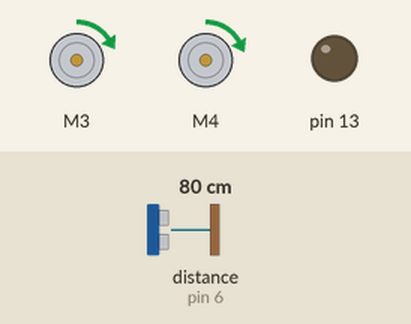
A sketch run on a simulated Arduino Uno, built with avr-gcc and run on an emulated ATmega328P. Parts: 2 × DC motor (green arrow = forward, orange = backward, longer = faster), output pins drawn as LEDs (lit = HIGH). Wiring (inferred from the names in the program): ultrasonic range finder: trigger pin 5; echo pin 6. Dashed ring = blinking. The test bench sets the inputs (shaded band); at power-on: distance to the obstacle (sensor on pin 6) 80 cm. The echo pulse lasts 58.3 µs per cm; pins used as bus, display or sensor lines are not drawn.

Above: at 1.26 s.
1.3 s: distance to the obstacle (sensor on pin 6) set to 2 cm
At 1.47 s:
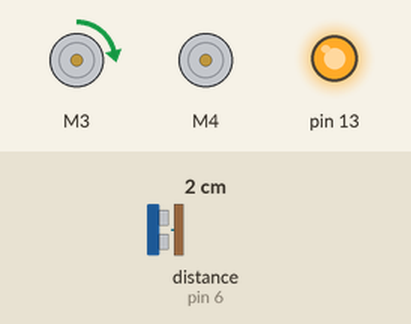
4.3 s: distance to the obstacle (sensor on pin 6) set to 35 cm
At 4.41 s:
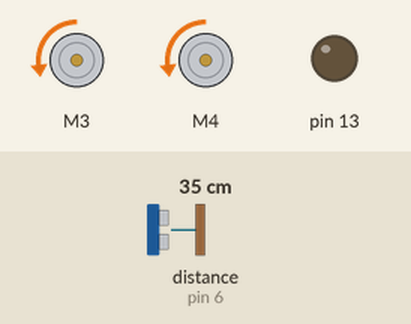
7.3 s: distance to the obstacle (sensor on pin 6) set to 4 cm
At 7.5 s:
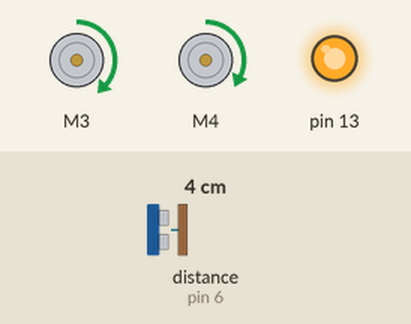
10.3 s: distance to the obstacle (sensor on pin 6) set to 23 cm
13.3 s: distance to the obstacle (sensor on pin 6) set to 25 cm
At 14.1 s:
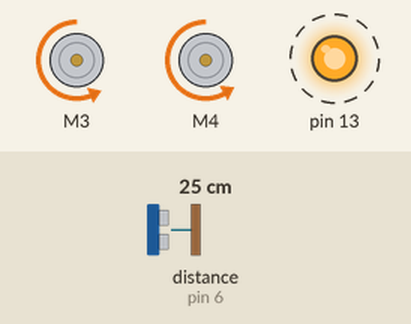
16.3 s: distance to the obstacle (sensor on pin 6) set to 60 cm
Timing chart, 0 to 22.5 s (numbered marks = the images above; inputs shaded):
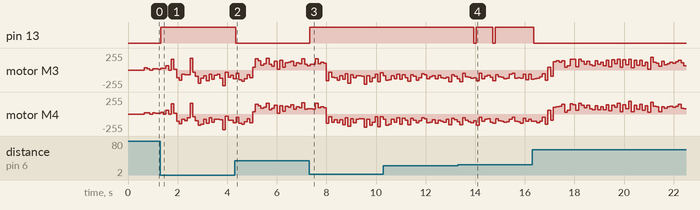

The sketch:

nemotoduino.ino
```cpp
/*
 * Nematoduino modified by Aaron Brodney
 * for use with Adafruit Motorshield & Feather
 * Oct 30 2017
 *
 */

#include <avr/pgmspace.h>
#include <Wire.h>
#include <Adafruit_MotorShield.h>
#include "utility/Adafruit_MS_PWMServoDriver.h"

Adafruit_MotorShield AFMS = Adafruit_MotorShield();

Adafruit_DCMotor *leftMotor = AFMS.getMotor(3);
Adafruit_DCMotor *rightMotor = AFMS.getMotor(4);


#include "motors.h"


#include "sensor.h"

#include "defines.h"
#include "neural_rom.h"
#include "muscles.h"

#include "status_led.h"
#include "button.h"

//
// Global constants
//

// Total number of connected neurons (first word in ROM)
uint16_t const N_MAX = (uint16_t)NeuralROM[0];

// Running average of activity for 'significant' motor neurons
float SigMotorNeuronAvg = 1.0;

//
// Structs
//

// Struct for representing a neuron connection
struct NeuralConnection {
  uint16_t id;
  int8_t weight;
};

//
// Three sets of neural state arrays
//

// One set for neurons that are connected to others
int8_t CurrConnectedState[N_NTOTAL];
int8_t NextConnectedState[N_NTOTAL];

// Another set for muscles that aren't connected to other cells
int16_t* CurrMuscleState = malloc((N_NTOTAL-N_MAX)*sizeof(int16_t));
int16_t* NextMuscleState = malloc((N_NTOTAL-N_MAX)*sizeof(int16_t));

// Final set to track how many cycles a neuron has been idle
uint8_t* IdleCycles = malloc(N_MAX*sizeof(uint8_t));

//
// Functions for getting and setting these states
//

void StatesInit() {
  memset(CurrConnectedState, 0, sizeof(CurrConnectedState));
  memset(NextConnectedState, 0, sizeof(NextConnectedState));
  memset(CurrMuscleState, 0, (N_NTOTAL-N_MAX)*sizeof(CurrMuscleState[0]));
  memset(NextMuscleState, 0, (N_NTOTAL-N_MAX)*sizeof(NextMuscleState[0]));

  memset(IdleCycles, 0, N_MAX*sizeof(NextConnectedState[0]));
}

void SetCurrState(uint16_t N_ID, int8_t val) {
  if(N_ID < N_MAX) {
    CurrConnectedState[N_ID] = val;
  }
  else {
    CurrMuscleState[N_ID-N_MAX] = val;
  }
}

int16_t GetCurrState(uint16_t N_ID) {
  if(N_ID < N_MAX) {
    return CurrConnectedState[N_ID];
  }
  else {
    return CurrMuscleState[N_ID-N_MAX];
  }
}

void SetNextState(uint16_t N_ID, int16_t val) {
  if(N_ID < N_MAX) {
    if(val > 127) {
      NextConnectedState[N_ID] = 127;
    }
    else if(val < -128) {
      NextConnectedState[N_ID] = -128;
    }
    else {
      NextConnectedState[N_ID] = val;
    }

  }
  else {
    NextMuscleState[N_ID-N_MAX] = val;
  }
}

int16_t GetNextState(uint16_t N_ID) {
  if(N_ID < N_MAX) {
    return NextConnectedState[N_ID];
  }
  else {
    return NextMuscleState[N_ID-N_MAX];
  }
}

void AddToNextState(uint16_t N_ID, int8_t val) {
  int16_t currVal = GetNextState(N_ID);
  SetNextState(N_ID, currVal + val);
}

// Copy 'next' state into 'current' state
void CopyStates() {
  memcpy(CurrConnectedState, NextConnectedState, sizeof(NextConnectedState));
  memcpy(CurrMuscleState, NextMuscleState, (N_NTOTAL-N_MAX)*sizeof(NextMuscleState[0]));
}

//
// Functions for handling connectome simulation
//

// Parse a word of the ROM into a neuron id and connection weight
NeuralConnection ParseROM(uint16_t romWord) {
  uint8_t* romByte;
  romByte = (uint8_t*)&romWord;

  uint16_t id = romByte[1] + ((romByte[0] & 0b10000000) << 1);

  uint8_t weightBits = romByte[0] & 0b01111111;
  weightBits = weightBits + ((weightBits & 0b01000000) << 1);
  int8_t weight = (int8_t)weightBits;

  NeuralConnection neuralConn = {id, weight};

  return neuralConn;
}

// Propagate each neuron connection weight into the next state
void PingNeuron(uint16_t N_ID) {
  uint16_t address = pgm_read_word_near(NeuralROM+N_ID+1);
  uint16_t len = pgm_read_word_near(NeuralROM+N_ID+1+1) - pgm_read_word_near(NeuralROM+N_ID+1);

  //Serial.println(len);

  for(int i = 0; i<len; i++) {
    NeuralConnection neuralConn = ParseROM(pgm_read_word_near(NeuralROM+address+i));

    AddToNextState(neuralConn.id, neuralConn.weight);
  }
}

void DischargeNeuron(uint16_t N_ID) {
  PingNeuron(N_ID);
  SetNextState(N_ID, 0);
}

// Complete one cycle ('tick') of the nematode neural system
void NeuralCycle() {
  for(int i = 0; i < N_MAX; i++) {
    if (GetCurrState(i) > N_THRESHOLD) {
      DischargeNeuron(i);
    }
  }

  ActivateMuscles();
  HandleIdleNeurons();
  CopyStates();
}

// Flush neurons that have been idle for a while
void HandleIdleNeurons() {
  for(int i = 0; i < N_MAX; i++) {
    if(GetNextState(i) == GetCurrState(i)) {
      IdleCycles[i] += 1;
    }
    if(IdleCycles[i] > 10) {
      SetNextState(i, 0);
      IdleCycles[i] = 0;
    }
  }
}

//
// Function for determinining how muscle weights map to motors
//

void ActivateMuscles() {
  int32_t bodyTotal = 0;

  // Gather totals on left and right side muscles
  for(int i = 0; i < N_NBODYMUSCLES; i++) {
    uint16_t leftId = pgm_read_word_near(LeftBodyMuscles+i);
    uint16_t rightId = pgm_read_word_near(RightBodyMuscles+i);

    int16_t leftVal = GetNextState(leftId);
    int16_t rightVal = GetNextState(rightId);

    if(leftVal < 0) {
      leftVal = 0;
    }
    if(rightVal < 0) {
      rightVal = 0;
    }

    bodyTotal += (leftVal + rightVal);

    SetNextState(leftId, 0.0);
    SetNextState(rightId, 0.0);
  }

  // Gather total for neck muscles
  int32_t leftNeckTotal = 0;
  int32_t rightNeckTotal = 0;
  for(int i = 0; i < N_NNECKMUSCLES; i++) {
    //uint16_t leftId = LeftBodyMuscles[i];
    //uint16_t rightId = RightBodyMuscles[i];

    uint16_t leftId = pgm_read_word_near(LeftNeckMuscles+i);
    uint16_t rightId = pgm_read_word_near(RightNeckMuscles+i);

    int16_t leftVal = GetNextState(leftId);
    int16_t rightVal = GetNextState(rightId);

    if(leftVal < 0) {
      leftVal = 0;
    }
    if(rightVal < 0) {
      rightVal = 0;
    }

    leftNeckTotal += leftVal;
    rightNeckTotal += rightVal;

    SetNextState(leftId, 0.0);
    SetNextState(rightId, 0.0);
  }


  int32_t normBodyTotal = 255.0 * ((float) bodyTotal) / 600.0;
  //Serial.println(normBodyTotal);

  // Log A and B type motor neuron activity
  float motorNeuronASum = 0.0;
  float motorNeuronBSum = 0.0;

  for(int i = 0; i < N_SIGMOTORB; i++) {
    uint8_t motorBId = pgm_read_word_near(SigMotorNeuronsB+i);
    if(GetCurrState(motorBId) > N_THRESHOLD) {
      motorNeuronBSum += 1;
    }
  }

  for(int i = 0; i < N_SIGMOTORA; i++) {
    uint8_t motorAId = pgm_read_word_near(SigMotorNeuronsA+i);
    if(GetCurrState(motorAId) > N_THRESHOLD) {
      motorNeuronASum += 1;
    }
  }

  // Sum (with weights) and add contribution to running average of significant activity
  float motorNeuronSumTotal = (-1*motorNeuronASum) + motorNeuronBSum;

  SigMotorNeuronAvg = (motorNeuronSumTotal + (5.0*SigMotorNeuronAvg))/(5.0 + 1.0);

  // Set left and right totals, scale neck muscle contribution
  int32_t leftTotal = (4*leftNeckTotal) + normBodyTotal;
  int32_t rightTotal = (4*rightNeckTotal) + normBodyTotal;

  //Serial.println(4*leftNeckTotal);
  //Serial.println(4*rightNeckTotal);
  //Serial.println();

  if(SigMotorNeuronAvg < 0.42) { // Magic number read off from c_matoduino simulation
    RunMotors(-1*rightTotal, -1*leftTotal);
  }
  else {
    RunMotors(rightTotal, leftTotal);
  }
  delay(100);
}

//
// Standard Arduino setup and loop functions
//

void setup() {
  // put your setup code here, to run once:
  Wire.begin();
  AFMS.begin();

  //Uncomment for serial debugging
  //Serial.begin(9600);


  // initialize state arrays
  StatesInit();

  // Initialize motors
  MotorsInit();

  // Initialize sensor
  SensorInit();

  // Initialize status LED
  StatusLedInit();

  // Initialize button
  //ButtonInit();

  // Loop until pressed
  /*while(true) {
    if(ButtonPress()) {
      break;
    }
  }*/
}

void loop() {
  // put your main code here, to run repeatedly:

  long dist = SensorDistance();

  Serial.println(dist);

  if(dist < 25.0) {
    // Status LED on
    StatusLedOn();

    // Nose touch neurons
    PingNeuron(N_FLPR);
    PingNeuron(N_FLPL);
    PingNeuron(N_ASHL);
    PingNeuron(N_ASHR);
    PingNeuron(N_IL1VL);
    PingNeuron(N_IL1VR);
    PingNeuron(N_OLQDL);
    PingNeuron(N_OLQDR);
    PingNeuron(N_OLQVR);
    PingNeuron(N_OLQVL);
    NeuralCycle();
  }
  else {
    // Status LED off
    StatusLedOff();

    // Chemotaxis neurons
    PingNeuron(N_ADFL);
    PingNeuron(N_ADFR);
    PingNeuron(N_ASGR);
    PingNeuron(N_ASGL);
    PingNeuron(N_ASIL);
    PingNeuron(N_ASIR);
    PingNeuron(N_ASJR);
    PingNeuron(N_ASJL);
    NeuralCycle();
  }
}
```

button.h
```cpp
#include "pin_config.h"

// Initialize button
// And loop until pressed

void ButtonInit() {
  pinMode(buttonPin, INPUT_PULLUP);
}

bool ButtonPress() {
  if(digitalRead(buttonPin) == LOW) {
    return true;
  }
  else {
    return false;
  }
}
```

defines.h
```cpp
#define N_THRESHOLD 30

#define N_NTOTAL 397

#define N_NBODYMUSCLES 30
#define N_NNECKMUSCLES 8

#define N_MOTORA 18
#define N_MOTORB 21

#define N_SIGMOTORA 2
#define N_SIGMOTORB 5

#define N_ADAL 0
#define N_ADAR 1
#define N_ADEL 2
#define N_ADER 3
#define N_ADFL 4
#define N_ADFR 5
#define N_ADLL 6
#define N_ADLR 7
#define N_AFDL 8
#define N_AFDR 9
#define N_AIAL 10
#define N_AIAR 11
#define N_AIBL 12
#define N_AIBR 13
#define N_AIML 14
#define N_AIMR 15
#define N_AINL 16
#define N_AINR 17
#define N_AIYL 18
#define N_AIYR 19
#define N_AIZL 20
#define N_AIZR 21
#define N_ALA 22
#define N_ALML 23
#define N_ALMR 24
#define N_ALNL 25
#define N_ALNR 26
#define N_AQR 27
#define N_AS1 28
#define N_AS10 29
#define N_AS11 30
#define N_AS2 31
#define N_AS3 32
#define N_AS4 33
#define N_AS5 34
#define N_AS6 35
#define N_AS7 36
#define N_AS8 37
#define N_AS9 38
#define N_ASEL 39
#define N_ASER 40
#define N_ASGL 41
#define N_ASGR 42
#define N_ASHL 43
#define N_ASHR 44
#define N_ASIL 45
#define N_ASIR 46
#define N_ASJL 47
#define N_ASJR 48
#define N_ASKL 49
#define N_ASKR 50
#define N_AUAL 51
#define N_AUAR 52
#define N_AVAL 53
#define N_AVAR 54
#define N_AVBL 55
#define N_AVBR 56
#define N_AVDL 57
#define N_AVDR 58
#define N_AVEL 59
#define N_AVER 60
#define N_AVFL 61
#define N_AVFR 62
#define N_AVG 63
#define N_AVHL 64
#define N_AVHR 65
#define N_AVJL 66
#define N_AVJR 67
#define N_AVKL 68
#define N_AVKR 69
#define N_AVL 70
#define N_AVM 71
#define N_AWAL 72
#define N_AWAR 73
#define N_AWBL 74
#define N_AWBR 75
#define N_AWCL 76
#define N_AWCR 77
#define N_BAGL 78
#define N_BAGR 79
#define N_BDUL 80
#define N_BDUR 81
#define N_CEPDL 82
#define N_CEPDR 83
#define N_CEPVL 84
#define N_CEPVR 85
#define N_DA1 86
#define N_DA2 87
#define N_DA3 88
#define N_DA4 89
#define N_DA5 90
#define N_DA6 91
#define N_DA7 92
#define N_DA8 93
#define N_DA9 94
#define N_DB1 95
#define N_DB2 96
#define N_DB3 97
#define N_DB4 98
#define N_DB5 99
#define N_DB6 100
#define N_DB7 101
#define N_DD1 102
#define N_DD2 103
#define N_DD3 104
#define N_DD4 105
#define N_DD5 106
#define N_DD6 107
#define N_DVA 108
#define N_DVB 109
#define N_DVC 110
#define N_FLPL 111
#define N_FLPR 112
#define N_HSNL 113
#define N_HSNR 114
#define N_I1L 115
#define N_I1R 116
#define N_I2L 117
#define N_I2R 118
#define N_I3 119
#define N_I4 120
#define N_I5 121
#define N_I6 122
#define N_IL1DL 123
#define N_IL1DR 124
#define N_IL1L 125
#define N_IL1R 126
#define N_IL1VL 127
#define N_IL1VR 128
#define N_IL2DL 129
#define N_IL2DR 130
#define N_IL2L 131
#define N_IL2R 132
#define N_IL2VL 133
#define N_IL2VR 134
#define N_LUAL 135
#define N_LUAR 136
#define N_M1 137
#define N_M2L 138
#define N_M2R 139
#define N_M3L 140
#define N_M3R 141
#define N_M4 142
#define N_M5 143
#define N_MCL 144
#define N_MCR 145
#define N_MI 146
#define N_NSML 147
#define N_NSMR 148
#define N_OLLL 149
#define N_OLLR 150
#define N_OLQDL 151
#define N_OLQDR 152
#define N_OLQVL 153
#define N_OLQVR 154
#define N_PDA 155
#define N_PDB 156
#define N_PDEL 157
#define N_PDER 158
#define N_PHAL 159
#define N_PHAR 160
#define N_PHBL 161
#define N_PHBR 162
#define N_PHCL 163
#define N_PHCR 164
#define N_PLML 165
#define N_PLMR 166
#define N_PLNL 167
#define N_PLNR 168
#define N_PQR 169
#define N_PVCL 170
#define N_PVCR 171
#define N_PVDL 172
#define N_PVDR 173
#define N_PVM 174
#define N_PVNL 175
#define N_PVNR 176
#define N_PVPL 177
#define N_PVPR 178
#define N_PVQL 179
#define N_PVQR 180
#define N_PVR 181
#define N_PVT 182
#define N_PVWL 183
#define N_PVWR 184
#define N_RIAL 185
#define N_RIAR 186
#define N_RIBL 187
#define N_RIBR 188
#define N_RICL 189
#define N_RICR 190
#define N_RID 191
#define N_RIFL 192
#define N_RIFR 193
#define N_RIGL 194
#define N_RIGR 195
#define N_RIH 196
#define N_RIML 197
#define N_RIMR 198
#define N_RIPL 199
#define N_RIPR 200
#define N_RIR 201
#define N_RIS 202
#define N_RIVL 203
#define N_RIVR 204
#define N_RMDDL 205
#define N_RMDDR 206
#define N_RMDL 207
#define N_RMDR 208
#define N_RMDVL 209
#define N_RMDVR 210
#define N_RMED 211
#define N_RMEL 212
#define N_RMER 213
#define N_RMEV 214
#define N_RMFL 215
#define N_RMFR 216
#define N_RMGL 217
#define N_RMGR 218
#define N_RMHL 219
#define N_RMHR 220
#define N_SAADL 221
#define N_SAADR 222
#define N_SAAVL 223
#define N_SAAVR 224
#define N_SABD 225
#define N_SABVL 226
#define N_SABVR 227
#define N_SDQL 228
#define N_SDQR 229
#define N_SIADL 230
#define N_SIADR 231
#define N_SIAVL 232
#define N_SIAVR 233
#define N_SIBDL 234
#define N_SIBDR 235
#define N_SIBVL 236
#define N_SIBVR 237
#define N_SMBDL 238
#define N_SMBDR 239
#define N_SMBVL 240
#define N_SMBVR 241
#define N_SMDDL 242
#define N_SMDDR 243
#define N_SMDVL 244
#define N_SMDVR 245
#define N_URADL 246
#define N_URADR 247
#define N_URAVL 248
#define N_URAVR 249
#define N_URBL 250
#define N_URBR 251
#define N_URXL 252
#define N_URXR 253
#define N_URYDL 254
#define N_URYDR 255
#define N_URYVL 256
#define N_URYVR 257
#define N_VA1 258
#define N_VA10 259
#define N_VA11 260
#define N_VA12 261
#define N_VA2 262
#define N_VA3 263
#define N_VA4 264
#define N_VA5 265
#define N_VA6 266
#define N_VA7 267
#define N_VA8 268
#define N_VA9 269
#define N_VB1 270
#define N_VB10 271
#define N_VB11 272
#define N_VB2 273
#define N_VB3 274
#define N_VB4 275
#define N_VB5 276
#define N_VB6 277
#define N_VB7 278
#define N_VB8 279
#define N_VB9 280
#define N_VC1 281
#define N_VC2 282
#define N_VC3 283
#define N_VC4 284
#define N_VC5 285
#define N_VC6 286
#define N_VD1 287
#define N_VD10 288
#define N_VD11 289
#define N_VD12 290
#define N_VD13 291
#define N_VD2 292
#define N_VD3 293
#define N_VD4 294
#define N_VD5 295
#define N_VD6 296
#define N_VD7 297
#define N_VD8 298
#define N_VD9 299
#define N_MANAL 300
#define N_MDL01 301
#define N_MDL02 302
#define N_MDL03 303
#define N_MDL04 304
#define N_MDL05 305
#define N_MDL06 306
#define N_MDL07 307
#define N_MDL08 308
#define N_MDL09 309
#define N_MDL10 310
#define N_MDL11 311
#define N_MDL12 312
#define N_MDL13 313
#define N_MDL14 314
#define N_MDL15 315
#define N_MDL16 316
#define N_MDL17 317
#define N_MDL18 318
#define N_MDL19 319
#define N_MDL20 320
#define N_MDL21 321
#define N_MDL22 322
#define N_MDL23 323
#define N_MDL24 324
#define N_MDR01 325
#define N_MDR02 326
#define N_MDR03 327
#define N_MDR04 328
#define N_MDR05 329
#define N_MDR06 330
#define N_MDR07 331
#define N_MDR08 332
#define N_MDR09 333
#define N_MDR10 334
#define N_MDR11 335
#define N_MDR12 336
#define N_MDR13 337
#define N_MDR14 338
#define N_MDR15 339
#define N_MDR16 340
#define N_MDR17 341
#define N_MDR18 342
#define N_MDR19 343
#define N_MDR20 344
#define N_MDR21 345
#define N_MDR22 346
#define N_MDR23 347
#define N_MDR24 348
#define N_MVL01 349
#define N_MVL02 350
#define N_MVL03 351
#define N_MVL04 352
#define N_MVL05 353
#define N_MVL06 354
#define N_MVL07 355
#define N_MVL08 356
#define N_MVL09 357
#define N_MVL10 358
#define N_MVL11 359
#define N_MVL12 360
#define N_MVL13 361
#define N_MVL14 362
#define N_MVL15 363
#define N_MVL16 364
#define N_MVL17 365
#define N_MVL18 366
#define N_MVL19 367
#define N_MVL20 368
#define N_MVL21 369
#define N_MVL22 370
#define N_MVL23 371
#define N_MVR01 372
#define N_MVR02 373
#define N_MVR03 374
#define N_MVR04 375
#define N_MVR05 376
#define N_MVR06 377
#define N_MVR07 378
#define N_MVR08 379
#define N_MVR09 380
#define N_MVR10 381
#define N_MVR11 382
#define N_MVR12 383
#define N_MVR13 384
#define N_MVR14 385
#define N_MVR15 386
#define N_MVR16 387
#define N_MVR17 388
#define N_MVR18 389
#define N_MVR19 390
#define N_MVR20 391
#define N_MVR21 392
#define N_MVR22 393
#define N_MVR23 394
#define N_MVR24 395
#define N_MVULVA 396
```

muscles.h
```cpp
#include "defines.h"

const uint16_t PROGMEM LeftNeckMuscles[] = {
N_MDL05, N_MDL06, N_MDL07, N_MDL08, N_MVL05, N_MVL06, N_MVL07, N_MVL08
};

const uint16_t PROGMEM RightNeckMuscles[] = {
N_MDR05, N_MDR06, N_MDR07, N_MDR08, N_MVR05, N_MVR06, N_MVR07, N_MVR08
};

const uint16_t PROGMEM LeftBodyMuscles[] = {
N_MDL09, N_MDL10, N_MDL11, N_MDL12, N_MDL13, N_MDL14, N_MDL15,
N_MDL16, N_MDL17, N_MDL18, N_MDL19, N_MDL20, N_MDL21, N_MDL22, N_MDL23,
N_MVL09, N_MVL10, N_MVL11, N_MVL12, N_MVL13, N_MVL14, N_MVL15,
N_MVL16, N_MVL17, N_MVL18, N_MVL19, N_MVL20, N_MVL21, N_MVL22, N_MVL23
};

const uint16_t PROGMEM RightBodyMuscles[] = {
N_MDR09, N_MDR10, N_MDR11, N_MDR12, N_MDR13, N_MDR14, N_MDR15,
N_MDR16, N_MDR17, N_MDR18, N_MDR19, N_MDR20, N_MDR21, N_MDR22, N_MDR23,
N_MVR09, N_MVR10, N_MVR11, N_MVR12, N_MVR13, N_MVR14, N_MVR15,
N_MVR16, N_MVR17, N_MVR18, N_MVR19, N_MVR20, N_MVR21, N_MVR22, N_MVR23
};

/*
const uint16_t PROGMEM MotorNeuronsB[] = {
N_DB1, N_DB2, N_DB3, N_DB4, N_DB5, N_DB6, N_DB7, N_VB1, N_VB2, N_VB3, N_VB4,
N_VB5, N_VB6, N_VB7, N_VB8, N_VB9, N_VB10, N_VB11
};

const uint16_t PROGMEM MotorNeuronsA[] = {
N_DA1, N_DA2, N_DA3, N_DA4, N_DA5, N_DA6, N_DA7, N_DA8, N_DA9,
N_VA1, N_VA2, N_VA3, N_VA4, N_VA5, N_VA6, N_VA7, N_VA8, N_VA9, N_VA10, N_VA11,
N_VA12
};
*/

// Significant motor neurons (e.g. ones that are good indicators for locomotion direction)
const uint16_t PROGMEM SigMotorNeuronsB[] = {
N_VB2, N_VB3, N_VB4, N_VB5, N_VB6
};

const uint16_t PROGMEM SigMotorNeuronsA[] = {
N_VA1, N_VA2
};
```

sensor.h
```cpp
// Reference: http://www.instructables.com/id/Simple-Arduino-and-HC-SR04-Example/

#include "pin_config.h"

void SensorInit() {
  pinMode(tPin, OUTPUT);
  pinMode(rPin, INPUT);
}

long SensorDistance() {

  // Send sound pulse
  digitalWrite(tPin, LOW);
  delayMicroseconds(2);
  digitalWrite(tPin, HIGH);
  delayMicroseconds(10);
  digitalWrite(tPin, LOW);

  // Read off length
  long pulseWidth = pulseIn(rPin, HIGH);

  // Calculate distance
  long distance = (pulseWidth/29.1) / 2;

  return distance;
}
```

Source omitted: motors.h (2524 bytes), neural_rom.h (data table, 32671 bytes), status_led.h (195 bytes), pin_config.h (517 bytes)

Measured:
- the behaviour switches between 24 and 25 cm on distance to the obstacle (sensor on pin 6) (found by bisection; images 3 and 4)
- after the input at 1.3 s, pin 13: LOW → HIGH at once
- after the input at 4.3 s, pin 13: HIGH → LOW after 0.05 s
- after the input at 7.3 s, pin 13: LOW → HIGH at once
- after the input at 13.3 s, pin 13: alternates HIGH for 0.67 s and LOW for 0.11 s, 4 changes in all, then stays HIGH, starting after 0.63 s
